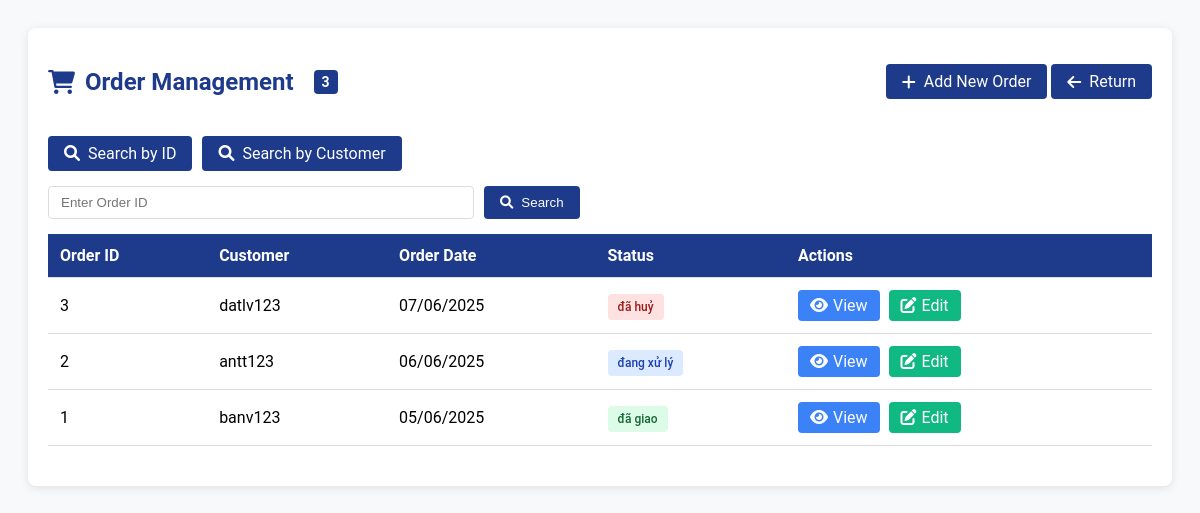
Screenshot of /Orders/orders.php (signed in) with the database file from the repository.
### tables this page shows
CREATE TABLE `orders` (
  `order_id` int(11) NOT NULL,
  `order_date` datetime NOT NULL DEFAULT current_timestamp(),
  `status` enum('đang xử lý','đã giao','đã huỷ') NOT NULL DEFAULT 'đang xử lý',
  `user_id` int(11) DEFAULT NULL
);

CREATE TABLE `users` (
  `user_id` int(11) NOT NULL,
  `username` varchar(100) NOT NULL,
  `password` varchar(255) NOT NULL,
  `email` varchar(100) DEFAULT NULL,
  `role` enum('admin','customer') NOT NULL DEFAULT 'customer',
  `create_at` timestamp NOT NULL DEFAULT current_timestamp(),
  `full_name` varchar(100) DEFAULT NULL,
  `phone_number` varchar(20) DEFAULT NULL,
  `address` varchar(255) DEFAULT NULL
);

### Orders/orders.php (the view, shortened to what this page needs)
<?php
require '../Verify/db_connect.php';
$search_type = isset($_GET['search_type']) ? $_GET['search_type'] : 'id';
$search_value = isset($_GET['search_value']) ? trim($_GET['search_value']) : '';
if (!empty($search_value)) {
    if ($search_type == 'id') {
        $sql = "SELECT o.*, u.username AS customer_name
                FROM orders o
                LEFT JOIN users u ON o.user_id = u.user_id
                WHERE o.order_id = '$search_value'";
    } elseif ($search_type == 'customer') {
        $sql = "SELECT o.*, u.username AS customer_name
                FROM orders o
                LEFT JOIN users u ON o.user_id = u.user_id
                WHERE u.username LIKE '%$search_value%'";
    }
} else {
    $sql = "SELECT o.*, u.username AS customer_name
            FROM orders o
            LEFT JOIN users u ON o.user_id = u.user_id
            ORDER BY o.order_date DESC";
}
$list_orders = $conn->query($sql);
$order_count = $list_orders->num_rows;
?>
<!DOCTYPE html>
<html lang="en">
<head>
    <link rel="stylesheet" href="https://cdnjs.cloudflare.com/ajax/libs/font-awesome/6.0.0/css/all.min.css">
</head>
<body>
    <main>
        <div class="button-container">
            <h2><i class="fas fa-shopping-cart"></i> Order Management <span class="order-count"><?php echo $order_count; ?></span></h2>
            <div>
                <a href="add_order.php" class="button"><i class="fas fa-plus"></i> Add New Order</a>
                <a href="../index.php" target="_top" class="return-button"><i class="fas fa-arrow-left"></i> Return</a>
            </div>
        </div>
        <div class="search-container">
            <a href="?search_type=id" class="search-btn <?php echo $search_type == 'id' ? 'active' : ''; ?>"><i class="fas fa-search"></i> Search by ID</a>
            <a href="?search_type=customer" class="search-btn <?php echo $search_type == 'customer' ? 'active' : ''; ?>"><i class="fas fa-search"></i> Search by Customer</a>
        </div>
        <div class="search-container">
            <form method="GET" style="display: flex; gap: 10px; width: 100%;">
                <input type="text" name="search_value" value="<?php echo htmlspecialchars($search_value); ?>" class="search-input" placeholder="<?php echo $search_type == 'id' ? 'Enter Order ID' : 'Enter Customer Name'; ?>">
                <button type="submit" class="search-btn"><i class="fas fa-search"></i> Search</button>
            </form>
        </div>
        <?php if ($order_count == 0): ?>
            <div class="no-orders">No orders found.</div>
        <?php else: ?>
            <table>
                <thead>
                    <tr>
                        <th>Order ID</th>
                        <th>Customer</th>
                        <th>Order Date</th>
                        <th>Status</th>
                        <th>Actions</th>
                    </tr>
                </thead>
                <tbody>
                    <?php while ($row = $list_orders->fetch_assoc()): ?>
                        <tr>
                            <td><?php echo htmlspecialchars($row['order_id']); ?></td>
                            <td><?php echo htmlspecialchars($row['customer_name'] ?? 'N/A'); ?></td>
                            <td><?php echo date('d/m/Y', strtotime($row['order_date'])); ?></td>
                            <td>
                                <?php
                                $status = $row['status'];
                                $status_class = '';
                                $status_text = '';
                                switch ($status) {
                                    case 'đang xử lý':
                                    default:
                                        $status_class = 'badge-processing';
                                        $status_text = 'đang xử lý';
                                        break;
                                    case 'đã giao':
                                        $status_class = 'badge-completed';
                                        $status_text = 'đã giao';
                                        break;
                                    case 'đã huỷ':
                                        $status_class = 'badge-cancelled';
                                        $status_text = 'đã huỷ';
                                        break;
                                }
                                ?>
                                <span class="badge <?php echo $status_class; ?>">
                                    <?php echo $status_text; ?>
                                </span>
                            </td>
                            <td class="actions">
                                <a class="view" href="?view=<?php echo $row['order_id']; ?>"><i class="fas fa-eye"></i> View</a>
                                <a class="edit" href="edit_order.php?id=<?php echo $row['order_id']; ?>"><i class="fas fa-edit"></i> Edit</a>
                            </td>
                        </tr>
                    <?php endwhile; ?>
                </tbody>
            </table>
        <?php endif; ?>
    </main>
</body>
</html>

### Orders/orders.php (style rules this page uses)
body { font-family: 'Roboto', sans-serif; padding: 20px; background-color: #f8f9fa; }
main { max-width: 1200px; margin: 0 auto; padding: 20px; background: white; border-radius: 8px; box-shadow: 0 2px 10px rgba(0, 0, 0, 0.1); }
h2 { color: #1e3a8a; margin-bottom: 20px; display: flex; align-items: center; gap: 10px; }
table { width: 100%; border-collapse: collapse; margin-bottom: 20px; }
th, td { padding: 12px; text-align: left; border-bottom: 1px solid #ddd; }
th { background: #1e3a8a; color: white; }
.badge { padding: 6px 10px; border-radius: 4px; font-size: 12px; font-weight: 500; }
.badge-processing { background-color: #dbeafe; color: #1e40af; }
.badge-completed { background-color: #dcfce7; color: #166534; }
.badge-cancelled { background-color: #fee2e2; color: #991b1b; }
.actions a { padding: 6px 12px; color: white; border-radius: 4px; text-decoration: none; margin-right: 5px; display: inline-flex; align-items: center; gap: 5px; }
.actions a.view { background-color: #3b82f6; }
.actions a.edit { background-color: #10b981; }
.search-container { margin-bottom: 15px; display: flex; gap: 10px; align-items: center; }
.search-input { padding: 8px 12px; border: 1px solid #ddd; border-radius: 4px; flex: 1; max-width: 400px; }
.button, .search-btn { padding: 8px 16px; background: #1e3a8a; color: white; border: none; border-radius: 4px; cursor: pointer; text-decoration: none; display: inline-flex; align-items: center; gap: 8px; transition: background 0.2s; }
.button-container { display: flex; justify-content: space-between; align-items: center; margin-bottom: 20px; }
.return-button { background: #1e3a8a; color: white; padding: 8px 16px; border-radius: 4px; text-decoration: none; display: inline-flex; align-items: center; gap: 8px; }
.order-count { background: #1e3a8a; color: white; padding: 4px 8px; border-radius: 4px; font-size: 14px; margin-left: 10px; }

### rows the page displays
orders: order_id "3", user.username "datlv123", order_date "07/06/2025", status "đã huỷ"
orders: order_id "2", user.username "antt123", order_date "06/06/2025", status "đang xử lý"
orders: order_id "1", user.username "banv123", order_date "05/06/2025", status "đã giao"

### other values shown
$order_count "3"
